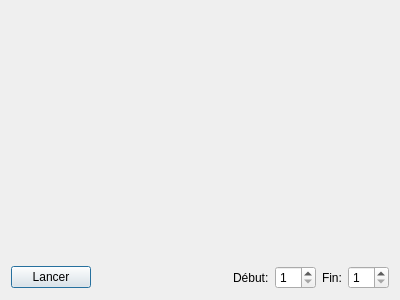
<?xml version="1.0" encoding="UTF-8"?>
<ui version="4.0">
 <class>Preview</class>
 <widget class="QDialog" name="Preview">
  <property name="windowModality">
   <enum>Qt::WindowModal</enum>
  </property>
  <property name="geometry">
   <rect>
    <x>0</x>
    <y>0</y>
    <width>400</width>
    <height>300</height>
   </rect>
  </property>
  <property name="sizePolicy">
   <sizepolicy hsizetype="Fixed" vsizetype="Fixed">
    <horstretch>0</horstretch>
    <verstretch>0</verstretch>
   </sizepolicy>
  </property>
  <property name="maximumSize">
   <size>
    <width>800</width>
    <height>600</height>
   </size>
  </property>
  <property name="windowTitle">
   <string>Aperçu</string>
  </property>
  <property name="modal">
   <bool>false</bool>
  </property>
  <layout class="QGridLayout" name="gridLayout">
   <item row="1" column="2">
    <widget class="QLabel" name="label_2">
     <property name="sizePolicy">
      <sizepolicy hsizetype="Fixed" vsizetype="Preferred">
       <horstretch>0</horstretch>
       <verstretch>0</verstretch>
      </sizepolicy>
     </property>
     <property name="text">
      <string>Début:</string>
     </property>
    </widget>
   </item>
   <item row="1" column="3">
    <widget class="QSpinBox" name="spinBegin">
     <property name="minimum">
      <number>1</number>
     </property>
    </widget>
   </item>
   <item row="1" column="0">
    <widget class="QPushButton" name="buttonPlay">
     <property name="text">
      <string>Lancer</string>
     </property>
    </widget>
   </item>
   <item row="0" column="0" colspan="6">
    <widget class="QLabel" name="labelFrame">
     <property name="sizePolicy">
      <sizepolicy hsizetype="Fixed" vsizetype="Minimum">
       <horstretch>0</horstretch>
       <verstretch>0</verstretch>
      </sizepolicy>
     </property>
     <property name="contextMenuPolicy">
      <enum>Qt::CustomContextMenu</enum>
     </property>
     <property name="text">
      <string/>
     </property>
     <property name="scaledContents">
      <bool>true</bool>
     </property>
    </widget>
   </item>
   <item row="1" column="5">
    <widget class="QSpinBox" name="spinEnd">
     <property name="minimum">
      <number>1</number>
     </property>
    </widget>
   </item>
   <item row="1" column="4">
    <widget class="QLabel" name="label_3">
     <property name="sizePolicy">
      <sizepolicy hsizetype="Fixed" vsizetype="Preferred">
       <horstretch>0</horstretch>
       <verstretch>0</verstretch>
      </sizepolicy>
     </property>
     <property name="text">
      <string>Fin:</string>
     </property>
    </widget>
   </item>
   <item row="1" column="1">
    <spacer name="horizontalSpacer">
     <property name="orientation">
      <enum>Qt::Horizontal</enum>
     </property>
     <property name="sizeHint" stdset="0">
      <size>
       <width>40</width>
       <height>20</height>
      </size>
     </property>
    </spacer>
   </item>
  </layout>
 </widget>
 <resources/>
 <connections/>
</ui>
